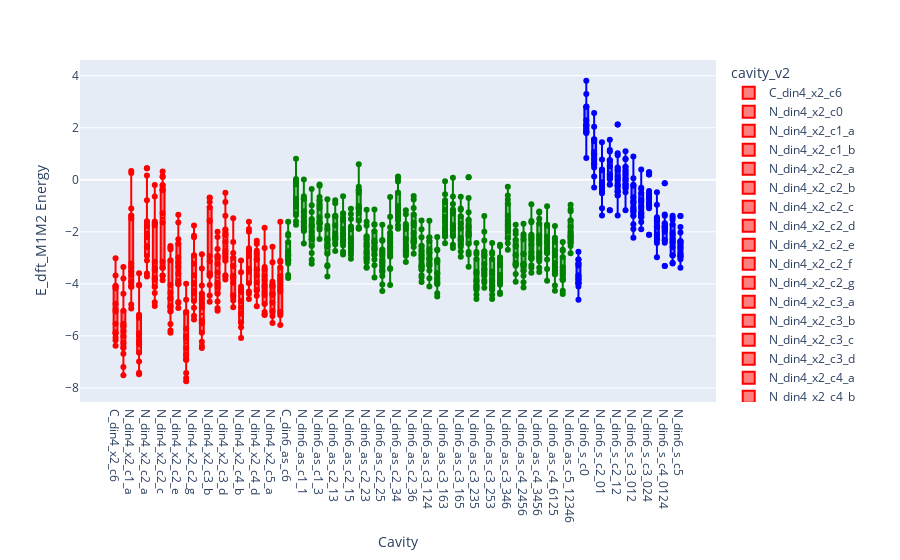

Here is the notebook cell this chart was saved with:
### Markdown cell above
## Boxplot of the E_dft_M1M2 categorized by cavity

### Code cell
fig_cavity = plot_categorical_energy_boxplot(
    df=Edft_coh_df,
    x_col='cavity_v2',
    color_map=cavity_colors,
    y_col='E_dft_M1M2',
    hover_col='system_dacs',
    x_title='Cavity',
    y_title='E_dft_M1M2 Energy',
    save_dir='../../../data/figures/dacs_eda',
    file_name='Ecoh_M1_boxplot_cavity'
)

fig_cavity.show()
